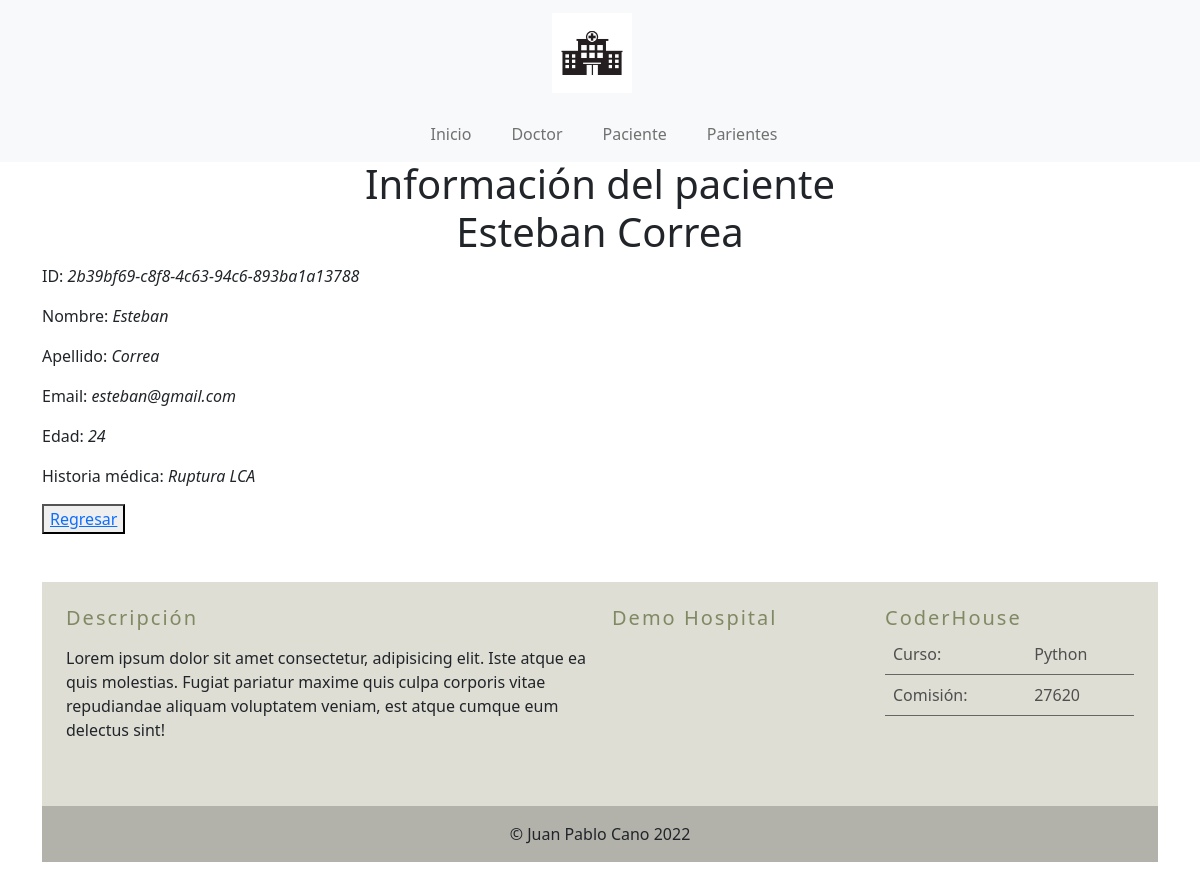
/hospital/patient/2b39bf69c8f84c6394c6893ba1a13788, run on the app's committed database.
### hospitalApp/models.py (models this page shows, shortened)
class Patient(models.Model):
    id = models.UUIDField(default=uuid.uuid4, editable=False, primary_key=True)
    name = models.CharField(max_length=255)
    last_name = models.CharField(max_length=255)
    email = models.EmailField(max_length=255)
    age = models.IntegerField()
    medical_history = models.CharField(max_length=500)

### hospitalApp/views.py (the view)
# urls.py: path('patient/<pk>', PatientDetail.as_view(), name='patient_detail'),
class PatientDetail(DetailView):
    model = Patient
    template_name = 'hospitalApp/patient_detail.html'

### hospitalApp/templates/hospitalApp/patient_detail.html
{% extends "hospitalApp/base.html" %}
{% load static %}
{% block title %}
<h1>
    Información del paciente {{ patient.name }} {{ patient.last_name }}
</h1>
{% endblock %}
{% block bodyContext %}
<p>ID: <i>{{ patient.id }}</i></p>
<p>Nombre: <i>{{ patient.name }}</i></p>
<p>Apellido: <i>{{ patient.last_name }}</i></p>
<p>Email: <i>{{ patient.email }}</i></p>
<p>Edad: <i>{{ patient.age }}</i></p>
<p>Historia médica: <i>{{ patient.medical_history }}</i></p>
<button>
    <a href="{% url 'patients_list' %}">Regresar</a>
</button>
{% endblock %}

### hospitalApp/static/css/styles.css (style rules this page uses)
body { margin-top: 10rem }

### data on the page
Patient: name "Esteban", last_name "Correa", id "2b39bf69-c8f8-4c63-94c6-893ba1a13788", email "esteban@gmail.com", age "24", medical_history "Ruptura LCA"
